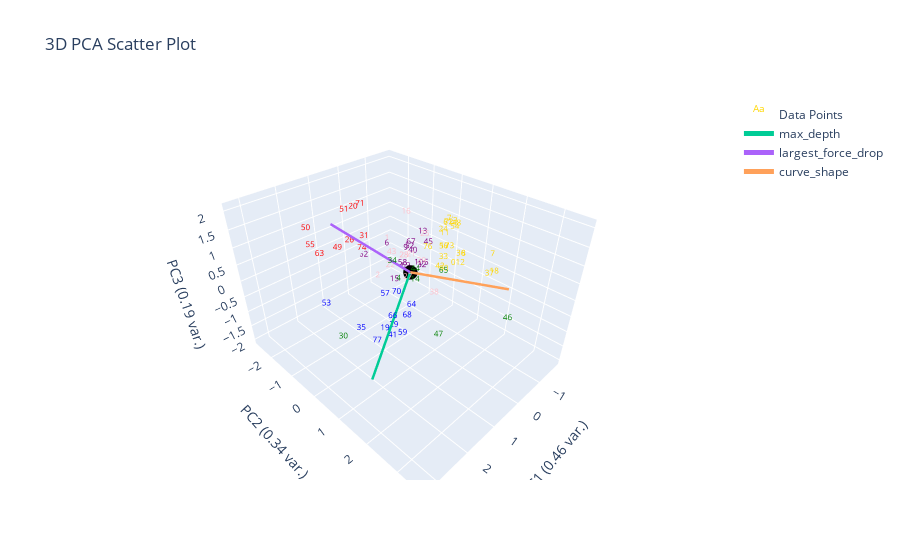

Notebook source saved alongside this figure:
### Markdown cell above
# Optimum Feature #2:

### Code cell
kmeans_elbow = 6
optimum_features_1 = clustering_features_df[["max_depth", "largest_force_drop", "curve_shape"]]
print(optimum_features_1.corr())
kmeans = KMeans(n_clusters=kmeans_elbow, init="k-means++", n_init=100).fit(optimum_features_1)
plotting.plot_clusters_seperately(kmeans.labels_, optimum_features_1.index.tolist(), depth_resist_curve_df_list, data_features_df, "kmeans")
plotting.plot_pca(optimum_features_1, y_labels=kmeans.labels_, num_pc=3, graph_title="kmeans")

### Figure 1 — Plotly figure (JSON) as saved in the notebook; plotly's stock layout.template omitted (floating-point values rounded to 4 significant figures)
{"data": [{"mode": "text", "name": "Data Points", "text": ["0", "1", "2", "3", "4", "5", "6", "7", "8", "9", "10", "11", "12", "13", "14", "15", "16", "17", "18", "19", "20", "21", "22", "23", "24", "25", "26", "27", "28", "29", "30", "31", "32", "33", "34", "35", "36", "37", "38", "39", "40", "41", "42", "43", "44", "45", "46", "47", "48", "49", "50", "51", "52", "53", "54", "55", "56", "57", "58", "59", "60", "61", "62", "63", "64", "65", "66", "67", "68", "69", "70", "71", "72", "73", "74", "75", "76", "77"], "textfont": {"color": ["gold", "pink", "pink", "gold", "green", "purple", "purple", "gold", "gold", "purple", "purple", "gold", "gold", "purple", "green", "purple", "pink", "gold", "gold", "blue", "red", "pink", "pink", "pink", "gold", "pink", "red", "pink", "pink", "blue", "green", "red", "purple", "gold", "green", "blue", "gold", "gold", "pink", "pink", "purple", "blue", "gold", "pink", "green", "purple", "green", "green", "gold", "red", "red", "red", "purple", "blue", "gold", "red", "gold", "blue", "purple", "blue", "gold", "gold", "purple", "red", "blue", "green", "blue", "purple", "blue", "purple", "blue", "red", "gold", "gold", "red", "gold", "gold", "blue"], "size": 8}, "type": "scatter3d", "x": [-0.9411, 0.1092, 0.5471, -1.765, 1.12, -0.7933, -0.9521, -1.297, -1.166, -0.4879, -0.7506, -1.474, -0.9825, -1.4, 1.314, -0.2643, -0.1064, -1.215, -0.9973, 0.9823, 0.5151, -0.2644, 0.3648, -0.1603, -1.544, -0.195, 1.537, 0.6361, 0.2217, 0.987, 3.276, 0.7296, -0.7166, -0.9996, 1.21, 2.042, -1.154, -0.9357, -0.2811, 0.2115, -0.9552, 1.024, -0.8027, 0.4357, 0.9765, -1.21, 0.7988, 0.9716, -1.721, 2.233, 1.553, 1.761, -1.025, 2.188, -1.648, 1.767, -1.207, 0.3802, -0.3865, 1.259, -0.7811, -1.697, -0.5525, 1.933, 0.5248, 0.5164, 1.287, -1.118, 0.8524, -0.3339, 0.3788, 0.7593, -1.713, -1.239, 0.9193, -1.799, -0.8664, 1.578], "y": [0.7227, -0.8, -0.7198, 0.05318, 0.6941, -0.1248, -1.946, 1.702, 0.8734, -0.6588, -0.3719, -0.08318, 0.932, -0.8469, 1.432, -0.8953, -0.2617, 0.1592, 2.006, 0.005611, -1.651, -0.251, -0.3936, -0.3911, -0.186, 0.3178, -0.5823, 0.5319, -0.02176, 0.3605, 1.238, -1.025, -0.231, 0.3194, 0.5805, 0.2867, 0.7874, 1.906, 0.6502, 0.5996, -0.8299, 0.3141, 0.373, -0.266, 1.107, -0.4521, 3.563, 1.905, 0.1294, -0.1377, -2.466, -0.428, -1.018, -0.9197, 0.1427, -2.004, 0.1374, -0.6183, -0.6828, 0.9702, 0.5348, -0.1821, -2.631, -1.353, 0.5764, 1.58, 0.6466, -1.057, 0.73, -0.4948, -0.1515, -1.083, -0.1489, 0.3206, -0.8794, -0.1186, -0.1599, 0.336], "z": [-0.1228, 0.4623, -0.5118, 0.5993, 0.3659, -0.4398, -0.6284, 0.4348, 0.1389, -0.03856, -0.5318, 0.2719, -0.03937, 0.04814, 0.8022, -1.136, 1.375, 0.05079, 0.1839, -1.735, 1.248, 0.02085, -0.1055, -0.03071, 0.3242, 0.9143, 1.074, 0.09685, 0.3083, -1.39, 0.2271, 0.6846, -0.5396, -0.1403, 0.8594, -0.8918, 0.1103, 0.1009, -0.8192, 0.408, -0.4089, -1.769, -0.3336, 0.3937, 0.7712, -0.07218, 0.634, -0.7611, 0.5692, 1.352, 0.6836, 2.034, -0.3731, -0.703, 0.4963, 0.4329, 0.0388, -1.186, -0.513, -1.115, -0.3246, 0.4838, -1.174, 0.52, -0.8367, 0.7287, -0.7384, -0.2846, -0.9202, -0.5023, -0.8749, 1.611, 0.5064, 0.1077, 0.4658, 0.6017, 0.03637, -1.585]}, {"marker": {"color": "black", "size": 5}, "mode": "markers", "name": "Origin", "showlegend": false, "type": "scatter3d", "x": [0], "y": [0], "z": [0]}, {"line": {"width": 5}, "mode": "lines+text", "name": "max_depth", "textposition": "top center", "type": "scatter3d", "x": [0, 2.095], "y": [0, 0.6948], "z": [0, -2.032]}, {"line": {"width": 5}, "mode": "lines+text", "name": "largest_force_drop", "textposition": "top center", "type": "scatter3d", "x": [0, 2.137], "y": [0, -0.4004], "z": [0, 2.067]}, {"line": {"width": 5}, "mode": "lines+text", "name": "curve_shape", "textposition": "top center", "type": "scatter3d", "x": [0, -0.2076], "y": [0, 2.891], "z": [0, 0.7746]}], "layout": {"autosize": true, "scene": {"xaxis": {"title": {"text": "PC1 (0.46 var.)"}}, "yaxis": {"title": {"text": "PC2 (0.34 var.)"}}, "zaxis": {"title": {"text": "PC3 (0.19 var.)"}}}, "title": {"text": "3D PCA Scatter Plot"}}}
